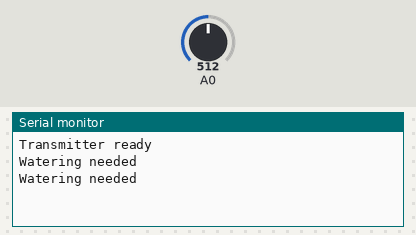
The sketch below on a simulated Arduino Uno, built with avr-gcc and run on an emulated ATmega328P. Parts: the last lines printed to the serial monitor. The inputs (shaded band) are chosen by the test bench; at power-on: A0 = 512. No radio packets arrive unless stated.

Above: at 1.8 s.
1.9 s: A0 set to 387
At 2.8 s:
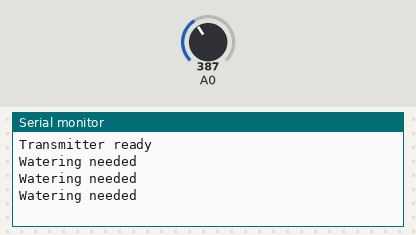
3.4 s: A0 set to 357
At 4.8 s:
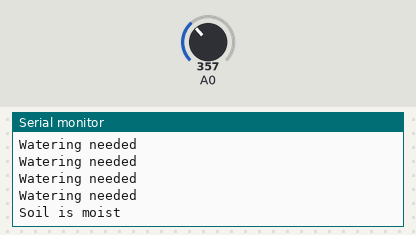
6.5 s: A0 set to 276
At 7.4 s:
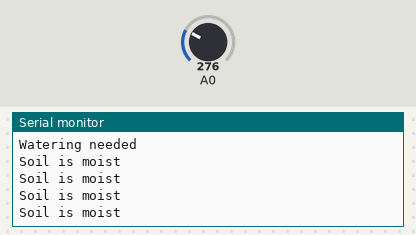
8.0 s: A0 set to 245
At 8.8 s:
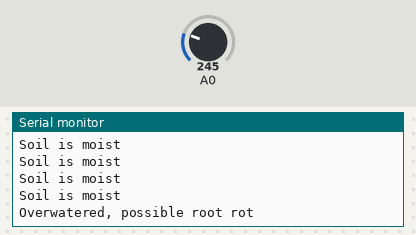

The sketch:

Plant_RF_Node.ino
```cpp
#include <SPI.h>
#include <RF24.h>
#include <nRF24L01.h>

const int AirValue   = 605;
const int WaterValue = 31;

int soilMoistureValue = 0;
int moisturePercent   = 0;

String ID = "0002";
int Status = 0;

RF24 radio(7, 8);                 // CE, CSN
const byte address[6] = "00001";  // must match receiver
// for this use a different address for each node so then have 00002 for node 2

void setup() {
  Serial.begin(9600);

  radio.begin();
  radio.openWritingPipe(address);
  radio.setPALevel(RF24_PA_MIN);
  radio.stopListening();

  Serial.println("Transmitter ready");
}

void loop() {
  soilMoistureValue = analogRead(A0);

  moisturePercent = 100.0 * (AirValue - soilMoistureValue) / (AirValue - WaterValue);
  moisturePercent = constrain(moisturePercent, 0, 100);

  if (moisturePercent >= 60) {
    Serial.println("Overwatered, possible root rot");
    Status = 3;
  } else if (moisturePercent >= 40) {
    Serial.println("Soil is moist");
    Status = 2;
  } else {
    Serial.println("Watering needed");
    Status = 1;
  }

  // Build message like: 0001,2
  String message = ID + "," + String(Status);

  // Convert to char[] and transmit as a proper C-string
  char payload[32];
  message.toCharArray(payload, sizeof(payload));
  radio.write(payload, strlen(payload) + 1);   // +1 includes null terminator

  delay(1000);
}
```

Measured:
- the behaviour switches between 376 and 375 on A0 (found by bisection; images 1 and 2)
- the behaviour switches between 261 and 260 on A0 (found by bisection; images 3 and 4)
- after the input at 3.4 s, the serial monitor: prints a new line after 0.61 s (image 2)
- after the input at 8.0 s, the serial monitor: prints a new line at once (image 4)
